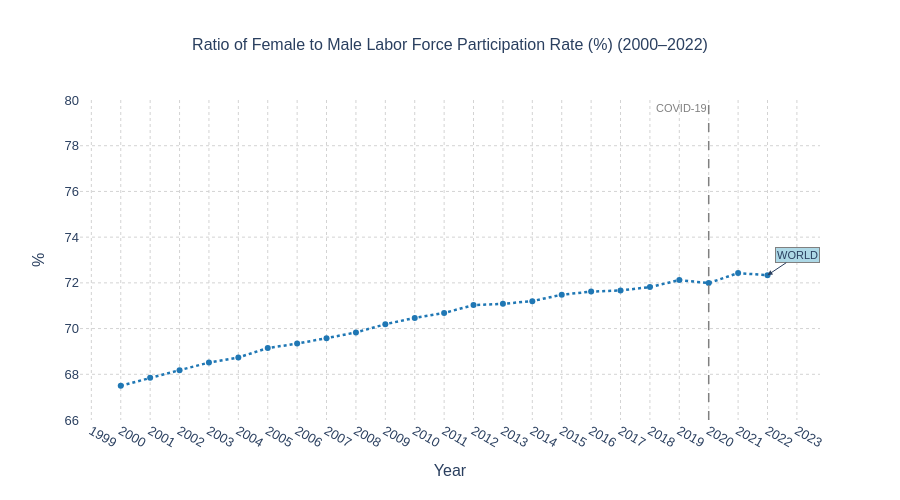

The code cell stored with this chart in its notebook:
### Markdown cell above
## Global Female vs Male Labor Force Participation (2000–2022)

### Code cell
# Chart 1 — Global Female vs Male Labor Force Participation (2000–2022)
fig = go.Figure()

fig.add_trace(go.Scatter(
    x=ratio_df['YEAR'],
    y=ratio_df['ratio'],
    mode='lines+markers',
    line=dict(color='#1f77b4', width=2.5, dash='dot'),
    marker=dict(size=6),
    hovertemplate='Year: %{x}<br>Ratio: %{y:.1f}%<extra></extra>',
    name='Female-to-Male Ratio'
))

# COVID annotation
fig.add_vline(
    x=2020,
    line_dash='dash',
    line_color='grey',
    line_width=1.5,
    annotation_text='COVID-19',
    annotation_position='top left',
    annotation_font=dict(size=11, color='grey')
)

fig.update_layout(
    height=500,
    plot_bgcolor='white',
    paper_bgcolor='white',
    font=dict(family='Arial', size=13),
    title=dict(
        text='Ratio of Female to Male Labor Force Participation Rate (%) (2000–2022)',
        font=dict(size=16),
        x=0.5
    ),
    xaxis=dict(
        title='Year',
        tickmode='linear',
        tick0=2000,
        dtick=1,              
        gridcolor='lightgrey',
        gridwidth=1,
        griddash='dot'        # dashed grid lines like World Bank
    ),
    yaxis=dict(
        title='%',
        gridcolor='lightgrey',
        gridwidth=1,
        griddash='dot',
        range=[66, 80]        
    ),
    showlegend=False
)

# Add WORLD label at end of line
fig.add_annotation(
    x=2022,
    y=ratio_df[ratio_df['YEAR'] == 2022]['ratio'].values[0],
    text='WORLD',
    showarrow=True,
    arrowhead=2,
    ax=30,
    ay=-20,
    font=dict(size=11),
    bgcolor='lightblue',
    bordercolor='grey',
    borderwidth=1
)

fig.show()

### Figure 1 — Plotly figure (JSON) as saved in the notebook; plotly's stock layout.template omitted (floating-point values rounded to 4 significant figures)
{"data": [{"hovertemplate": "Year: %{x}<br>Ratio: %{y:.1f}%<extra></extra>", "line": {"color": "#1f77b4", "dash": "dot", "width": 2.5}, "marker": {"size": 6}, "mode": "lines+markers", "name": "Female-to-Male Ratio", "type": "scatter", "x": [2000, 2001, 2002, 2003, 2004, 2005, 2006, 2007, 2008, 2009, 2010, 2011, 2012, 2013, 2014, 2015, 2016, 2017, 2018, 2019, 2020, 2021, 2022], "y": [67.5, 67.85, 68.18, 68.51, 68.74, 69.15, 69.34, 69.58, 69.83, 70.19, 70.47, 70.68, 71.03, 71.08, 71.2, 71.48, 71.62, 71.67, 71.82, 72.12, 71.99, 72.43, 72.34]}], "layout": {"annotations": [{"font": {"color": "grey", "size": 11}, "showarrow": false, "text": "COVID-19", "x": 2020, "xanchor": "right", "xref": "x", "y": 1, "yanchor": "top", "yref": "y domain"}, {"arrowhead": 2, "ax": 30, "ay": -20, "bgcolor": "lightblue", "bordercolor": "grey", "borderwidth": 1, "font": {"size": 11}, "showarrow": true, "text": "WORLD", "x": 2022, "y": 72.34}], "font": {"family": "Arial", "size": 13}, "height": 500, "paper_bgcolor": "white", "plot_bgcolor": "white", "shapes": [{"line": {"color": "grey", "dash": "dash", "width": 1.5}, "type": "line", "x0": 2020, "x1": 2020, "xref": "x", "y0": 0, "y1": 1, "yref": "y domain"}], "showlegend": false, "title": {"font": {"size": 16}, "text": "Ratio of Female to Male Labor Force Participation Rate (%) (2000–2022)", "x": 0.5}, "xaxis": {"dtick": 1, "gridcolor": "lightgrey", "griddash": "dot", "gridwidth": 1, "tick0": 2000, "tickmode": "linear", "title": {"text": "Year"}}, "yaxis": {"gridcolor": "lightgrey", "griddash": "dot", "gridwidth": 1, "range": [66, 80], "title": {"text": "%"}}}}
